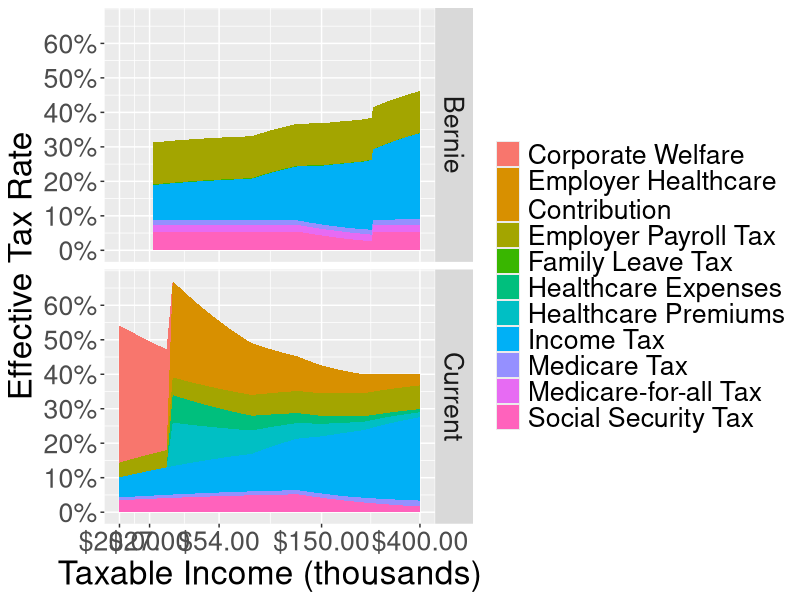

The R source for this figure:

useCorporateWelfare <- T

# https://berniesanders.com/issues/medicare-for-all
# https://berniesanders.com/wp-content/uploads/2016/01/friedman-memo-1.pdf
incomeBracketsBernie <- data.frame(
  bottom = c(0, 18450, 74900, 151200, 230450, 250000, 
             499999, 2000000, 10000000),
  cap = c(18450, 74900, 151200, 230450, 250000, 
          499999, 2000000, 10000000, Inf),
  rate  = c(.1, .15, .25, .28, .33, .37, .43, .48, .52),
  extra = 0
)

#http://www.bankrate.com/finance/taxes/tax-brackets.aspx
#Married/jointly 2015 rate
incomeBracketsCurrent <- data.frame(
  bottom = c(0, 18450, 74900, 151200, 230450, 411500, 464850),
  cap = c(18450, 74900, 151200, 230450, 411500, 464850, Inf),
  rate = c(.1, .15, .25, .28, .33, .35, .396),
  extra = 0
)

#https://www.irs.gov/publications/p15/ar02.html#en_US_2016_publink1000202402
# Tax rates and the social security wage base limit.   Social security and
# Medicare taxes have different rates and only the social security tax has a
# wage base limit. The wage base limit is the maximum wage subject to the tax
# for the year. Determine the amount of withholding for social security and
# Medicare taxes by multiplying each payment by the employee tax rate. There are
# no withholding allowances for social security and Medicare taxes.
# 
# For 2016, the social security tax rate is 6.2% (amount withheld) each for the
# employer and employee (12.4% total). The social security wage base limit is
# $118,500. The tax rate for Medicare is 1.45% (amount withheld) each for the
# employee and employer (2.9% total). There is no wage base limit for Medicare
# tax; all covered wages are subject to Medicare tax.
# 
# Additional Medicare Tax withholding.   In addition to withholding Medicare tax
# at 1.45%, you must withhold a 0.9% Additional Medicare Tax from wages you pay
# to an employee in excess of $200,000 in a calendar year. You are required to
# begin withholding Additional Medicare Tax in the pay period in which you pay
# wages in excess of $200,000 to an employee and continue to withhold it each
# pay period until the end of the calendar year. Additional Medicare Tax is only
# imposed on the employee. There is no employer share of Additional Medicare
# Tax. All wages that are subject to Medicare tax are subject to Additional
# Medicare Tax withholding if paid in excess of the $200,000 withholding
# threshold.
ssBracketsCurrent <- data.frame(
  bottom = c(0, 118500),
  cap = c(118500, Inf),
  rate = c(.062, 0),
  extra = 0
)

medicareBracketsCurrent <- data.frame(
  bottom = c(0, 200000),
  cap = c(200000, Inf),
  rate = c(.0145, .0145 + .009),
  extra = 0
)

#https://www.ssa.gov/oact/solvency/BSanders_20150323.pdf
#earnings in the 118500 - 250000 range are not
#taxed unless the total earnings are > 250000 
#($8,153 in taxes for the 118500 - 250000 range)
#extra field compensates
ssBracketsBernie <- data.frame(
  bottom = c(0, 118500, 250000),  
  cap = c(118500, 250000, Inf),  
  rate = c(.062, 0, .062),
  extra = c(0, 0, 8153)
)


mfaBracketsCurrent <- data.frame(
  bottom = 0, cap = Inf, rate = 0, extra = 0
)

mfaBracketsBernie <- data.frame(
  bottom = 0, cap = Inf, rate = .022, extra = 0
)

familyLeaveBracketsCurrent <- data.frame(
  bottom = 0, cap = Inf, rate = 0, extra = 0
)

#http://www.gillibrand.senate.gov/issues/paid-family-medical-leave
familyLeaveBracketsBernie <- data.frame(
  bottom = c(0, 113700),
  cap = c(113700, Inf),
  rate = c(.002, 0),
  extra = 0
)

#fpls for family 4
#http://familiesusa.org/product/federal-poverty-guidelines
fpl4 <- 24250
#http://obamacarefacts.com/insurance-exchange/premium-tax-credits/
#These brackets erroneously apply Obamacre premium credits to employer plans
# healthPremBracketsCurrent <- data.frame(
#   bottom = c(0, fpl4 * 1.33, fpl4 * 1.5, fpl4 * 2, fpl4 * 2.5, fpl4 * 4),
#   cap = c(fpl4 * 1.33, fpl4 * 1.5, fpl4 * 2, fpl4 * 2.5, fpl4 * 4, Inf),
#   #note, 250-400% of FPL has obamacare rate max of 9.66%, but this exceeds
#   #national average, so the flat average is used instead
#   rate = c(0, .047, .0641, .0818, 0, 0),
#   extra = c(0, 0, 0, 0, 6408, 6408)
# )

# 35 hours per week at minmum wage is 54% of FPL (below medicaid threshold)
# Therefore anyone earning above the medicaid threshold will should eligible for
# employer sponsored coverage under Obamacare
healthPremBracketsCurrent <- data.frame(
  bottom = c(0, fpl4 * 1.33),
  cap = c(fpl4 * 1.33, Inf),
  #note, 250-400% of FPL has obamacare rate max of 9.66%, but this exceeds
  #national average, so the flat average is used instead
  rate = c(0, 0),
  extra = c(0, 6408)
)


#out of pocket expenses set at $0 for medicaid recipients, or at the
#national average of $4,065 for all others 
#(assumes state with obamacare medicaid expansion)
#http://www.milliman.com/uploadedFiles/insight/Periodicals/mmi/2015-MMI.pdf 
#page 7
#http://obamacarefacts.com/obamacares-medicaid-expansion/
healthPocketBracketsCurrent <- data.frame(
  bottom = c(0, fpl4*1.33),
  cap = c(fpl4*1.33, Inf),
  rate = 0,
  extra = c(0, 4065)
)

healthPremBracketsBernie <- data.frame(
  bottom = 0, cap = Inf, rate = 0, extra = 0
)

healthPocketBracketsBernie <- data.frame(
  bottom = 0, cap = Inf, rate = 0, extra = 0
)

healthEmpBracketsCurrent <- data.frame(
  bottom = c(0, fpl4*1.33),
  cap = c(fpl4*1.33, Inf),
  rate = 0,
  extra = c(0, 14198)
)

healthEmpBracketsBernie <- data.frame(
  bottom = 0, cap = Inf, rate = 0, extra = 0 
)

payrollTaxBracketsCurrent <- data.frame(
  bottom = 0, cap = Inf, rate = .0765, extra = 0
)

payrollTaxBracketsBernie <- data.frame(
  bottom = 0, cap = Inf, rate = .1385, extra = 0
)

corpWelfareGapCurrent <- data.frame(
 bottom = c(0, fpl4 * 1.33),
 cap = c(fpl4 * 1.33, Inf),
 rate = 0,
 extra = c(14198, -14198)
)

corpWelfareGapBernie <- data.frame(
  bottom = 0, cap = Inf, rate = 0, extra = 0
)

tax <- function(brackets, x) {
  sum(mapply(function(income, bottom, cap, rate, extra){
    if(income > cap) income <- cap
    margin <- income - bottom
    if(margin < 0) return(0)
    margin * rate + extra
  }, bottom = brackets$bottom,
  cap = brackets$cap, rate = brackets$rate, extra = brackets$extra,
  MoreArgs = list(income = x))) 
}

taxes <- function(incomes, brackets, ssExtra) {
  names(incomes) <- as.character(incomes)
  ret <- data.frame(t(sapply(incomes, function(x) sapply(brackets, tax, x))),
                    check.names = F)
  ret$income <- incomes
  ret$effectiveIncome <- incomes + ret$`Employer Payroll Tax` +
    ret$`Employer Healthcare\nContribution` + ret$`Corporate Welfare`
  ret
}

taxNames <- c("Income Tax", "Social Security Tax", "Medicare Tax",
                  "Medicare-for-all Tax", "Family Leave Tax", 
              "Healthcare Premiums", "Healthcare Expenses",
              "Employer Healthcare\nContribution",
              "Employer Payroll Tax", "Corporate Welfare")

currentBrackets <- list(incomeBracketsCurrent,
                        ssBracketsCurrent,
                        medicareBracketsCurrent,
                        mfaBracketsCurrent,
                        familyLeaveBracketsCurrent,
                        healthPremBracketsCurrent,
                        healthPocketBracketsCurrent,
                        healthEmpBracketsCurrent,
                        payrollTaxBracketsCurrent,
                       corpWelfareGapCurrent)

bernieBrackets <- list(incomeBracketsBernie,
                       ssBracketsBernie,
                       medicareBracketsCurrent,
                       mfaBracketsBernie,
                       familyLeaveBracketsBernie,
                       healthPremBracketsBernie,
                       healthPocketBracketsBernie,
                       healthEmpBracketsBernie,
                       payrollTaxBracketsBernie,
                       corpWelfareGapBernie)

names(currentBrackets) <- taxNames
if(!useCorporateWelfare) {
  currentBrackets$`Corporate Welfare` <- corpWelfareGapBernie
}
names(bernieBrackets) <- taxNames

incomes <- seq(20000, 400000, by = 2000)

#incomes <- seq(20000, 5000000, by = 10000)

cur <- taxes(incomes, currentBrackets)
#http://www.milliman.com/uploadedFiles/insight/Periodicals/mmi/2015-MMI.pdf 
#page 7
#cur$`Healthcare Expense` <- 10473
cur$set <- "Current"
bern <- taxes(incomes, bernieBrackets)
#bern$`Healthcare Expense` <- 0
bern$set <- "Bernie"

library(tidyr)
dat <- rbind(gather(cur, expense, amount, -income, -effectiveIncome, -set),
      gather(bern, expense, amount,  -income, -effectiveIncome, -set))
dat <- dplyr::mutate(dat, rate = amount / effectiveIncome,
                     incomeT = income / 1000)

minimumWage35HoursBernie <- 15 * 35 * 52

dat <- dplyr::filter(dat, 
                     !(income < minimumWage35HoursBernie & set == "Bernie"))
if(!useCorporateWelfare) {
  dat <- dplyr::filter(dat, expense != "Corporate Welfare")
}


incomelabs <- c(20, round(minimumWage35HoursBernie/1000), 54, 150, 400)

library(ggplot2)
png("bernietax.png", width = 960, height = 960)
ggplot(dat, aes(x = incomeT, y = rate, fill = expense)) + 
  geom_area(position = "stack") + facet_grid(set~.) +
  scale_x_log10(labels = scales::dollar, 
                breaks = incomelabs) +
  theme(text = element_text(size = 24)) +
  guides(fill = guide_legend("")) +
  labs(x = "Taxable Income (thousands)", 
       y = "Effective Tax Rate") +
  scale_y_continuous(labels = scales::percent,
                     breaks = seq(0, .6, by = .1))
dev.off()
